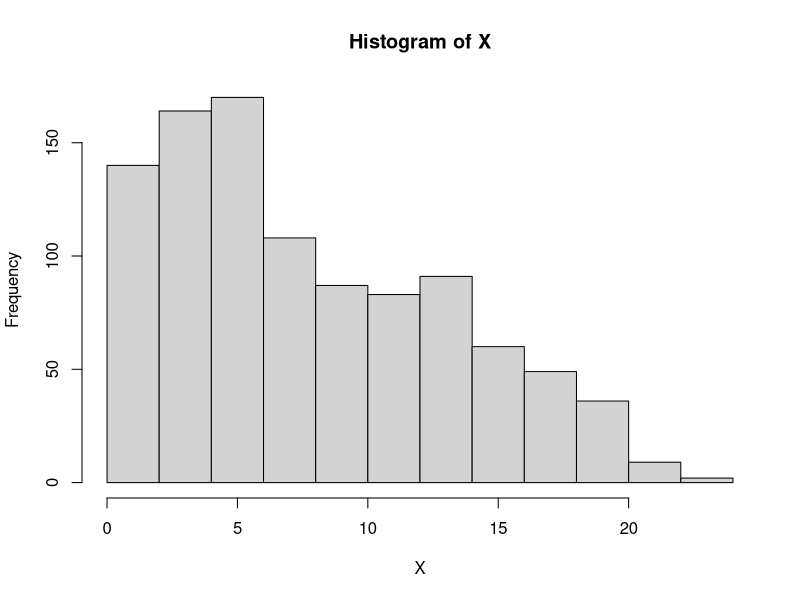

Recreate this plot in R. (Note: this script raises an error after producing the figure.)
# Assignment 15

# Problem 1 Moving particles around in a bowel
x0 = 0 # number in the left bowel starting off
N = 3 # Total number of particles
P = matrix(0, nrow=N+1, ncol=N+1)

# This one creates the transition matrix for a given N
for(i in 1:(N+1)){
  for(j in 1:(N+1)){
    if(j-i == 1){
      P[i,j] = 1-((i-1)/N)
    } 
    else if ( i-j == 1){
      P[i,j] = (i-1)/N
    } else {
      P[i,j] = 0
    }
  }
}
P

# Problem 2
# Flipping a coin symmetric random walk with a reflecting boundary
set.seed(401)
x0 = 1 # this is between 1<x0<N
N = 10000000
steps = 999
X = matrix(NA, nrow=1, ncol=steps) # markov chain
X[1] = x0
for (i in 2:steps){
  decision = runif(1)
  if ( decision > 1/2 & X[i-1] != N){ # heads
    X[i] = X[i-1] + 1
  } else if ( decision < 1/2 & X[i-1] != 1) { # tails
    X[i] = X[i-1] - 1
  } else if ( X[i-1] == N){
    X[i] = X[i-1] - 1
  } else if ( X[i-1] == 1){
    X[i] = X[i-1] + 1
  }
}
mean(X)
table(X)/steps
hist(X)

# IGNORE THE BELOW incomplete code
# This code generates the first row for the transition matrix
setup = function(x0, N){
  P = matrix(NA, nrow=N+1, ncol=N+1) # transition matrix of how many are in the left bowel
  P[1,] = 0
  for(j in 1:(N+1)){
    if(x0 == 0){
      P[1,2] = 1  
    }
    if(x0 != 0 & x0 != N ){
      P[1,x0] = x0/N
      P[1,x0+2] = 1-(x0/N)
      P[1,x0+1] = 0
    }
    
    if(x0 == N){
      P[1,N] = 1
    }
  }
  P
}
# Using the initial first row transition matrix
create.transition.matrix = function(P){
  for(i in 2:(N+1)){
    for(j in 1:(N+1)){
      if(j!=1){
        #print(P[i-1,j])
        if( P[i-1,j] != 0){
          P[i,] = 0
          P[i,j] = 0
          if(j!=N+1){
            P[i,j-1] = (i-1)/N
            P[i,j+1] = 1-((i-1)/N)
          } else {
            #P[i,j+1] = 1-((i-1)/N)
            P[i,j-1] = (i-1)/N
          }
        }
      } else {
        P[i,j] = 0
      }
      
    }
    print(P)
  }
  P
}

P = setup(x0, N)
P = create.transition.matrix(P)


for(i in 1:(N+1)){
  for(j in 1:(N+1)){
    P[i,j] = 1
  }
}

# Problem 1 Moving particles around in a bowel
x0 = 2 # number in the left bowel starting off
N = 5 # Total number of particles

p1 = x0/N
p2 = 1-(x0/N)
P = matrix(0, nrow=N+1, ncol=N+1)
for(i in 1:(N+1)){
  if(x0==0 & i==1){
    P[1,2] = 1
  }
  if(x0==N & i == 1){
    P[1,N] = 1
  }
  if((x0 != N & x0 !=0) & i == 1){
    P[1,x0] = p1
    P[1, x0+2] = p2
  }
  if(i!=1){
    if (x0-i > 1){
      P[i,x0-i] = p[i-1, x0]/2  
    }
  }
}
P


#P[1,x0] = (1-x0/N)  # This is a fix for probability row adding to 1
# since the code is not setting x0 in the matrix we do this manually. 
# remove this to figure out why this is necessary and will notice the first row
# of probabilities dont add to 1

#P[N+1,N] = P[N+1,N] - x0/N
